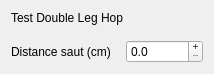
    <widget class="QWidget" name="layoutWidget_34">
     <property name="geometry">
      <rect>
       <x>40</x>
       <y>1730</y>
       <width>188</width>
       <height>58</height>
      </rect>
     </property>
     <layout class="QGridLayout" name="gridLayout_16">
      <property name="spacing">
       <number>15</number>
      </property>
      <item row="1" column="0">
       <widget class="QLabel" name="label_hauteur_saut_sj_8">
        <property name="text">
         <string>Distance saut (cm)</string>
        </property>
       </widget>
      </item>
      <item row="1" column="1">
       <widget class="QDoubleSpinBox" name="doubleSpinBox_g_distanceDLH">
        <property name="cursor">
         <cursorShape>ArrowCursor</cursorShape>
        </property>
        <property name="buttonSymbols">
         <enum>QAbstractSpinBox::ButtonSymbols::PlusMinus</enum>
        </property>
        <property name="accelerated">
         <bool>true</bool>
        </property>
        <property name="decimals">
         <number>1</number>
        </property>
        <property name="maximum">
         <double>100000.000000000000000</double>
        </property>
       </widget>
      </item>
      <item row="0" column="0" colspan="2">
       <widget class="QLabel" name="label_test_sjB_8">
        <property name="text">
         <string>Test Double Leg Hop</string>
        </property>
        <property name="textFormat">
         <enum>Qt::TextFormat::RichText</enum>
        </property>
       </widget>
      </item>
     </layout>
    </widget>
